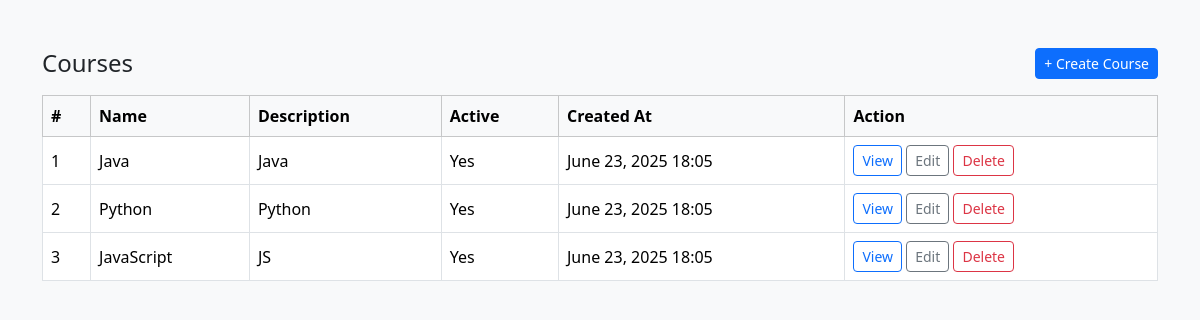
/student/course_list/, run on the app's committed database.
### students/models.py (models this page shows, shortened)
class Course(models.Model):
    name = models.CharField(max_length=100)
    description = models.TextField()
    is_active = models.BooleanField(default=True)
    created_at = models.DateTimeField(auto_now_add=True)

### students/views.py (the view)
# urls.py: path("course_list/",views.read_all_course,name="course_list"),
def read_all_course(request):
    course = Course.objects.all()
    return render(request,'students/courses.html',context={'courses':course})

### students/templates/students/courses.html (shortened to what this page needs)
<!DOCTYPE html>
<html lang="en">
<head>
  <link href="https://cdn.jsdelivr.net/npm/bootstrap@5.3.3/dist/css/bootstrap.min.css" rel="stylesheet">
</head>
<body class="bg-light">
<div class="container mt-5">
  <div class="d-flex justify-content-between align-items-center mb-3">
    <h4 class="mb-0">Courses</h4>
    <a href="{% url 'create_course' %}" class="btn btn-primary btn-sm">+ Create Course</a>
  </div>
  <div class="table-responsive">
    <table class="table table-bordered table-hover align-middle">
      <thead class="table-light">
        <tr>
          <th>#</th>
          <th>Name</th>
          <th>Description</th>
          <th>Active</th>
          <th>Created At</th>
          <th>Action</th>
        </tr>
      </thead>
      <tbody>
        {% for course in courses %}
        <tr>
          <td>{{ forloop.counter }}</td>
          <td>{{ course.name }}</td>
          <td>{{ course.description }}</td>
          <td>{{ course.is_active|yesno:"Yes,No" }}</td>
          <td>{{ course.created_at|date:"F d, Y H:i" }}</td>
          <td>
            <a href="{{ course.pk }}" class="btn btn-sm btn-outline-primary">View</a>
            <a href="edit/{{ course.pk }}" class="btn btn-sm btn-outline-secondary">Edit</a>
            <a href="delete/{{ course.pk }}" class="btn btn-sm btn-outline-danger">Delete</a>
          </td>
        </tr>
        {% empty %}
        <tr>
          <td colspan="6" class="text-center">No courses available.</td>
        </tr>
        {% endfor %}
      </tbody>
    </table>
  </div>
</div>
</body>
</html>

### data on the page
Course: name "Java", description "Java", is_active "Yes", created_at "June 23, 2025 18:05"
Course: name "Python", description "Python", is_active "Yes", created_at "June 23, 2025 18:05"
Course: name "JavaScript", description "JS", is_active "Yes", created_at "June 23, 2025 18:05"
